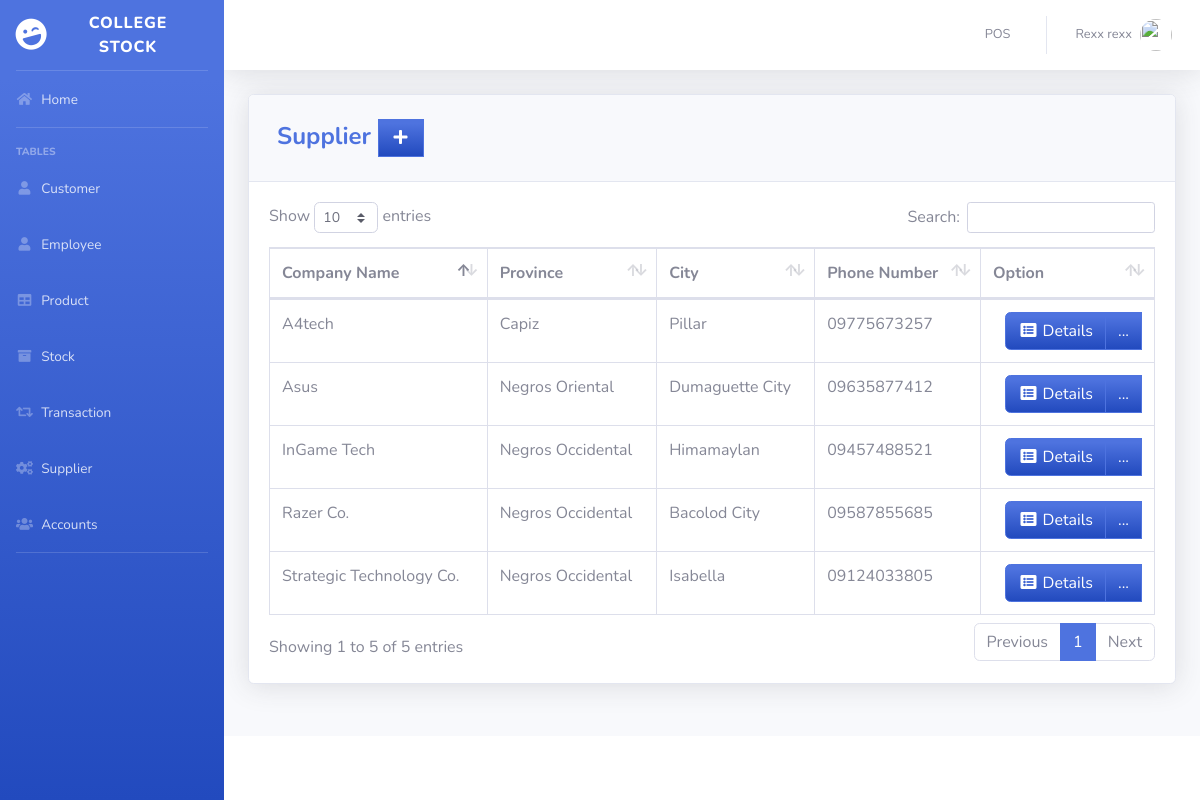
/pages/supplier.php (signed in), run on the app's committed database.
### tables this page shows
CREATE TABLE `supplier` (
  `SUPPLIER_ID` int(11) NOT NULL,
  `COMPANY_NAME` varchar(50) DEFAULT NULL,
  `LOCATION_ID` int(11) NOT NULL,
  `PHONE_NUMBER` varchar(11) DEFAULT NULL
);

CREATE TABLE `location` (
  `LOCATION_ID` int(11) NOT NULL,
  `PROVINCE` varchar(100) DEFAULT NULL,
  `CITY` varchar(100) DEFAULT NULL
);

### pages/supplier.php (the view, shortened to what this page needs)
<?php
include'../includes/connection.php';
include'../includes/sidebar.php';
?>
            <div class="card shadow mb-4">
            <div class="card-header py-3">
              <h4 class="m-2 font-weight-bold text-primary">Supplier&nbsp;<a  href="#" data-toggle="modal" data-target="#supplierModal" type="button" class="btn btn-primary bg-gradient-primary" style="border-radius: 0px;"><i class="fas fa-fw fa-plus"></i></a></h4>
            </div>
            <div class="card-body">
              <div class="table-responsive">
                <table class="table table-bordered" id="dataTable" width="100%" cellspacing="0">
               <thead>
                   <tr>
                       <th>Company Name</th>
                       <th>Province</th>
                       <th>City</th>
                       <th>Phone Number</th>
                       <th>Option</th>
                   </tr>
               </thead>
          <tbody>
<?php
    $query = 'SELECT SUPPLIER_ID, COMPANY_NAME, l.PROVINCE, l.CITY, PHONE_NUMBER FROM supplier s join location l on s.LOCATION_ID=l.LOCATION_ID';
        $result = mysqli_query($db, $query) or die (mysqli_error($db));
            while ($row = mysqli_fetch_assoc($result)) {
                echo '<tr>';
                echo '<td>'. $row['COMPANY_NAME'].'</td>';
                echo '<td>'. $row['PROVINCE'].'</td>';
                echo '<td>'. $row['CITY'].'</td>';
                echo '<td>'. $row['PHONE_NUMBER'].'</td>';
                      echo '<td align="right"> <div class="btn-group">
                              <a type="button" class="btn btn-primary bg-gradient-primary" href="sup_searchfrm.php?action=edit & id='.$row['SUPPLIER_ID'] . '"><i class="fas fa-fw fa-list-alt"></i> Details</a>
                            <div class="btn-group">
                              <a type="button" class="btn btn-primary bg-gradient-primary dropdown no-arrow" data-toggle="dropdown" style="color:white;">
                              ... <span class="caret"></span></a>
                            <ul class="dropdown-menu text-center" role="menu">
                                <li>
                                  <a type="button" class="btn btn-warning bg-gradient-warning btn-block" style="border-radius: 0px;" href="sup_edit.php?action=edit & id='.$row['SUPPLIER_ID']. '">
                                    <i class="fas fa-fw fa-edit"></i> Edit
                                  </a>
                                </li>
                            </ul>
                            </div>
                          </div> </td>';
                      echo '</tr> ';
                        }
?>
                                </tbody>
                            </table>
                        </div>
                    </div>
                  </div>
<?php
include'../includes/footer.php';
?>

### data on the page
supplier: COMPANY_NAME "InGame Tech", LOCATION_ID.PROVINCE "Negros Occidental", LOCATION_ID.CITY "Himamaylan", PHONE_NUMBER "09457488521"
supplier: COMPANY_NAME "Asus", LOCATION_ID.PROVINCE "Negros Oriental", LOCATION_ID.CITY "Dumaguette City", PHONE_NUMBER "09635877412"
supplier: COMPANY_NAME "Razer Co.", LOCATION_ID.PROVINCE "Negros Occidental", LOCATION_ID.CITY "Bacolod City", PHONE_NUMBER "09587855685"
supplier: COMPANY_NAME "Strategic Technology Co.", LOCATION_ID.PROVINCE "Negros Occidental", LOCATION_ID.CITY "Isabella", PHONE_NUMBER "09124033805"
supplier: COMPANY_NAME "A4tech", LOCATION_ID.PROVINCE "Capiz", LOCATION_ID.CITY "Pillar", PHONE_NUMBER "09775673257"

### other printed values
$_SESSION['FIRST_NAME'] "Rexx"
$_SESSION['LAST_NAME'] "rexx"
